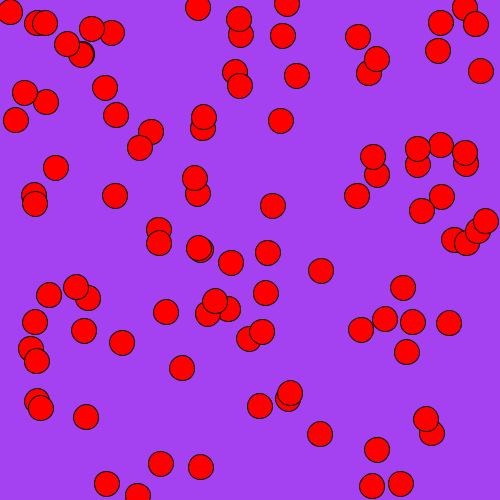
Frame 1 (no input)
Frame 60 (the mouse pressed at the canvas centre just before this capture): identical to frame 1, image omitted
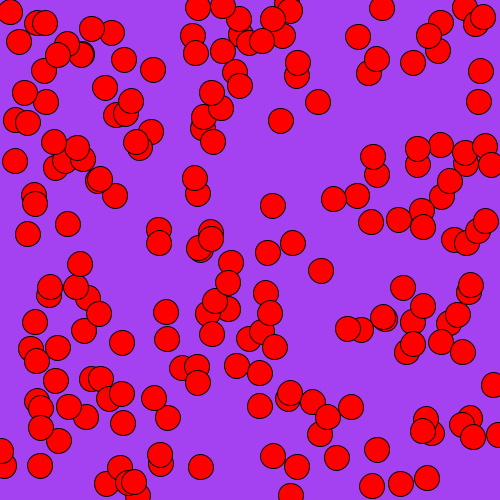
Frame 120 (the mouse held since frame 60 and released just before this capture)

The Processing sketch that drew these frames (run headless with seeded random() and noise(); from frame 60 on, the mouse is pressed at the canvas centre):

// Processing sketch: processing_74572
// ── processing_74572.pde

//Montana Cruz, CP1, 4/5
//
int x=1;
void setup()
{
  size(500, 500);
  background(random(255),random(255),random(255));
}
void draw()
{
  while (x<=100)
  {
    float b=random(width);
    float c=random(height);
    fill(255, 0, 0);
    ellipse (random(501), random(501), 25,25);
    fill(255);
    x++;
  }
}
void mousePressed()
{
  x=1;
  background(random(255),random(255),random(255));

}
